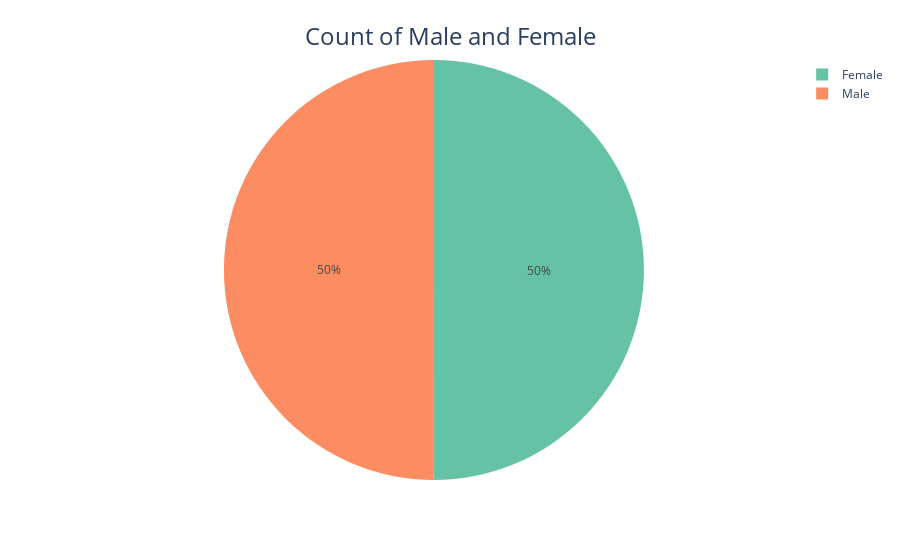

Notebook code for this chart:
### Markdown cell above
**3. Построение графиков.**

### Code cell
gender_counts = df['gender'].value_counts().reset_index()
gender_counts.columns = ['Gender', 'Count']

fig = px.pie(gender_counts, names='Gender', values='Count',
             color_discrete_sequence=px.colors.qualitative.Set2)
fig.update_layout(
    title={
        'text': 'Count of Male and Female',
        'x': 0.5,
        'y': 0.95,
        'xanchor': 'center',
        'yanchor': 'top',
        'font': {'size': 24}
    }
)

fig.show()

### Figure 1 — Plotly figure (JSON) as saved in the notebook; plotly's stock layout.template omitted (floating-point values rounded to 4 significant figures)
{"data": [{"domain": {"x": [0, 1], "y": [0, 1]}, "hovertemplate": "Gender=%{label}<br>Count=%{value}<extra></extra>", "labels": ["Female", "Male"], "legendgroup": "", "name": "", "showlegend": true, "type": "pie", "values": [2501, 2500]}], "layout": {"legend": {"tracegroupgap": 0}, "margin": {"t": 60}, "piecolorway": ["rgb(102,194,165)", "rgb(252,141,98)", "rgb(141,160,203)", "rgb(231,138,195)", "rgb(166,216,84)", "rgb(255,217,47)", "rgb(229,196,148)", "rgb(179,179,179)"], "title": {"font": {"size": 24}, "text": "Count of Male and Female", "x": 0.5, "xanchor": "center", "y": 0.95, "yanchor": "top"}}}
